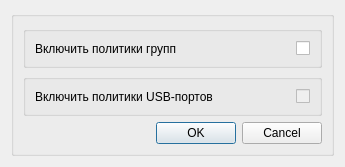
<?xml version="1.0" encoding="UTF-8"?>
<ui version="4.0">
    <class>win_user_export</class>
    <widget class="QDialog" name="win_user_export">
        <property name="geometry">
            <rect>
                <x>0</x>
                <y>0</y>
                <width>345</width>
                <height>148</height>
            </rect>
        </property>
        <property name="windowTitle">
            <string>Экспорт пользователей</string>
        </property>
        <layout class="QGridLayout" name="gridLayout">
            <item row="0" column="0">
                <widget class="QGroupBox" name="groupBox_6">
                    <property name="title">
                        <string/>
                    </property>
                    <layout class="QGridLayout" name="gridLayout_2">
                        <item row="0" column="0" colspan="2">
                            <layout class="QGridLayout" name="gridLayout_3">
                                <item row="0" column="0">
                                    <widget class="QGroupBox" name="groupBox">
                                        <layout class="QHBoxLayout" name="horizontalLayout">
                                            <item>
                                                <widget class="QLabel" name="label_2">
                                                    <property name="sizePolicy">
                                                        <sizepolicy hsizetype="Preferred" vsizetype="Preferred">
                                                            <horstretch>0</horstretch>
                                                            <verstretch>0</verstretch>
                                                        </sizepolicy>
                                                    </property>
                                                    <property name="minimumSize">
                                                        <size>
                                                            <width>150</width>
                                                            <height>0</height>
                                                        </size>
                                                    </property>
                                                    <property name="text">
                                                        <string>Включить политики групп</string>
                                                    </property>
                                                </widget>
                                            </item>
                                            <item>
                                                <widget class="QCheckBox" name="cb_enable_group_policies">
                                                    <property name="enabled">
                                                        <bool>true</bool>
                                                    </property>
                                                    <property name="maximumSize">
                                                        <size>
                                                            <width>20</width>
                                                            <height>16777215</height>
                                                        </size>
                                                    </property>
                                                    <property name="layoutDirection">
                                                        <enum>Qt::LayoutDirection::RightToLeft</enum>
                                                    </property>
                                                    <property name="text">
                                                        <string/>
                                                    </property>
                                                    <property name="checked">
                                                        <bool>false</bool>
                                                    </property>
                                                </widget>
                                            </item>
                                        </layout>
                                    </widget>
                                </item>
                                <item row="1" column="0">
                                    <widget class="QGroupBox" name="groupBox_4">
                                        <layout class="QHBoxLayout" name="horizontalLayout_5">
                                            <item>
                                                <widget class="QLabel" name="label_3">
                                                    <property name="minimumSize">
                                                        <size>
                                                            <width>150</width>
                                                            <height>0</height>
                                                        </size>
                                                    </property>
                                                    <property name="text">
                                                        <string>Включить политики USB-портов</string>
                                                    </property>
                                                </widget>
                                            </item>
                                            <item>
                                                <widget class="QCheckBox" name="cb_enable_usb_policies">
                                                    <property name="enabled">
                                                        <bool>false</bool>
                                                    </property>
                                                    <property name="maximumSize">
                                                        <size>
                                                            <width>20</width>
                                                            <height>16777215</height>
                                                        </size>
                                                    </property>
                                                    <property name="layoutDirection">
                                                        <enum>Qt::LayoutDirection::RightToLeft</enum>
                                                    </property>
                                                    <property name="text">
                                                        <string/>
                                                    </property>
                                                    <property name="checkable">
                                                        <bool>true</bool>
                                                    </property>
                                                    <property name="checked">
                                                        <bool>false</bool>
                                                    </property>
                                                </widget>
                                            </item>
                                        </layout>
                                    </widget>
                                </item>
                            </layout>
                        </item>
                        <item row="1" column="1">
                            <widget class="QDialogButtonBox" name="btns">
                                <property name="orientation">
                                    <enum>Qt::Orientation::Horizontal</enum>
                                </property>
                                <property name="standardButtons">
                                    <set>QDialogButtonBox::StandardButton::Cancel|QDialogButtonBox::StandardButton::Ok
                                    </set>
                                </property>
                                <property name="centerButtons">
                                    <bool>false</bool>
                                </property>
                            </widget>
                        </item>
                    </layout>
                </widget>
            </item>
        </layout>
    </widget>
    <resources/>
    <connections>
        <connection>
            <sender>btns</sender>
            <signal>rejected()</signal>
            <receiver>win_user_export</receiver>
            <slot>reject()</slot>
            <hints>
                <hint type="sourcelabel">
                    <x>280</x>
                    <y>116</y>
                </hint>
                <hint type="destinationlabel">
                    <x>15</x>
                    <y>5</y>
                </hint>
            </hints>
        </connection>
        <connection>
            <sender>btns</sender>
            <signal>accepted()</signal>
            <receiver>win_user_export</receiver>
            <slot>accept()</slot>
            <hints>
                <hint type="sourcelabel">
                    <x>208</x>
                    <y>115</y>
                </hint>
                <hint type="destinationlabel">
                    <x>7</x>
                    <y>49</y>
                </hint>
            </hints>
        </connection>
    </connections>
</ui>
